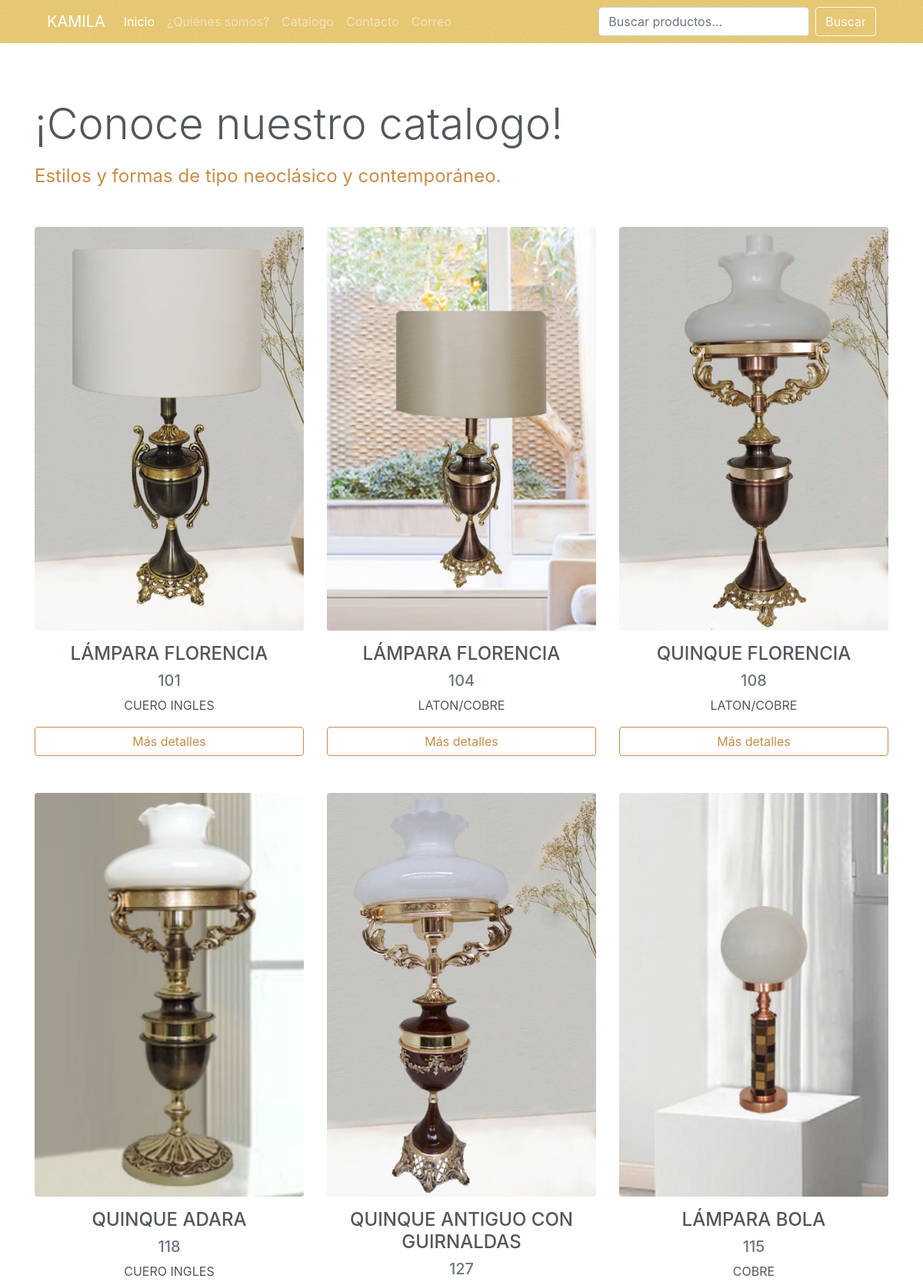
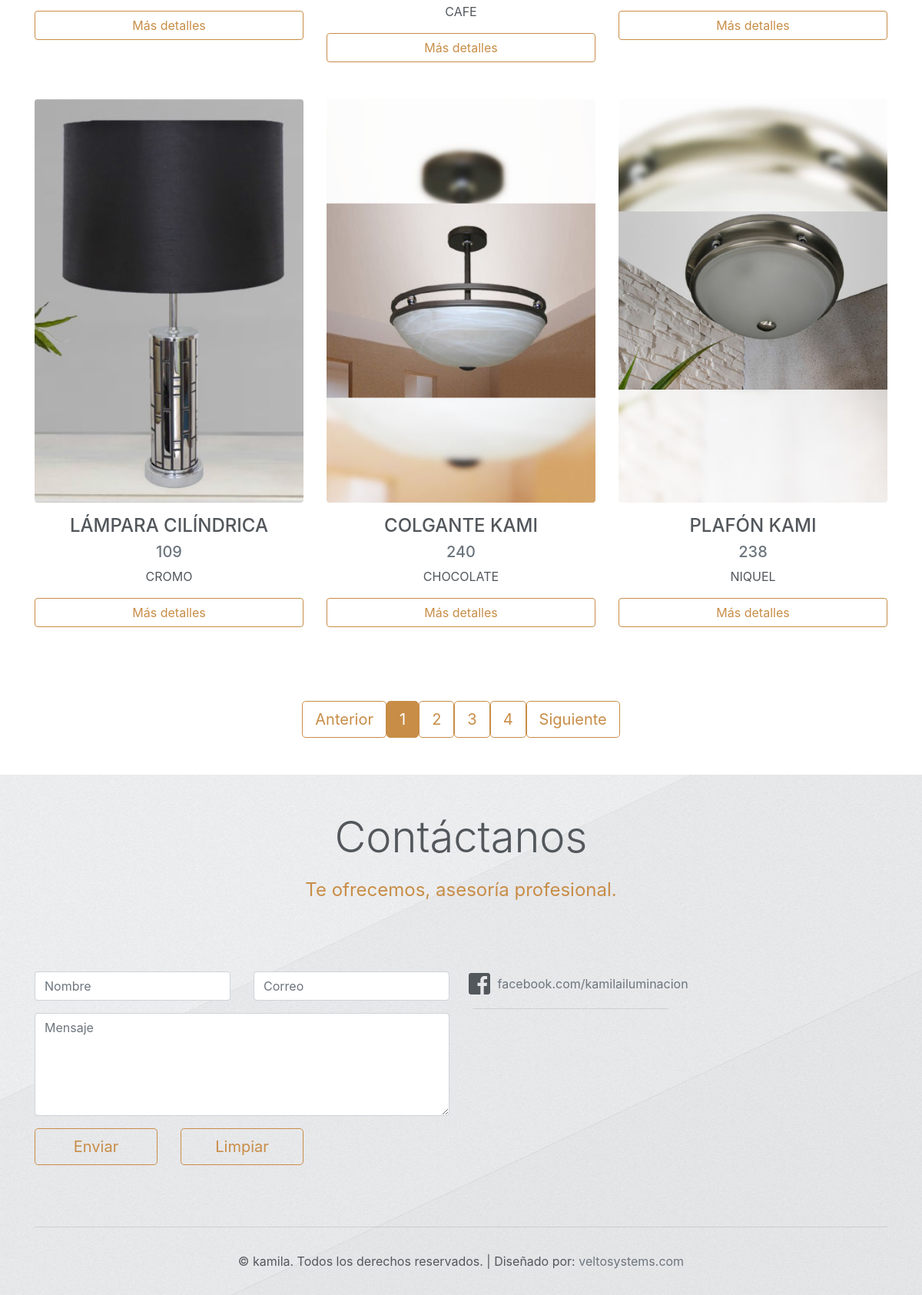
/protected/php/catalogo.php, run on the app's committed database (2 pictures, top to bottom).
### tables this page shows
CREATE TABLE `catProd` (
	`id`	,
	`nomObj_catProd`	,
	`mod_catProd`	,
	`catEst_catProd`	,
	`mat_catProd`	,
	`diam_catProd`	,
	`alt_catProd`	,
	`detalles_catProd`	,
	`exitencia_catProd`	,
	`activo_catProd`	,
	`precio_catProd`	,
	`imgCat_catProd`	,
	`imgDesCat_catProd`	,
	`imgDibujoTec_catProd`	,
	`idUsr_catProd`	,
	`fechaH_catProd`	,
	`links_mercado_catProd`	
);

### protected/php/catImagenes.php (the view, shortened to what this page needs)
<?php
if (empty($_GET['pag'])) {
	$pag = 1;
}else{
	$pag = $_GET['pag'];
}
	$con = new SQLite3("../data/catalogo.db") or die("Problemas para conectar!");
	$cpm = 9;
	$pag = (int)$pag;
	$cs2 = $con -> query("SELECT * FROM catProd WHERE catEst_catProd = '1' AND activo_catProd = '1' LIMIT ($pag-1) * $cpm,$cpm");
	while ($resul2 = $cs2 -> fetchArray()) {
		$idProducto = $resul2['id'];
		$nomObjeto = $resul2['nomObj_catProd'];
		$modelo = $resul2['mod_catProd'];
		$material = $resul2['mat_catProd'];
		$imgCat = $resul2['imgCat_catProd'];
		echo'<div class="col-12 col-sm-6 col-md-4">
				<a href="../catDetalles/kamila.aspx?idProducto='.$idProducto.'">
				<img src="../catalogo/img/c/'; echo $imgCat.'" class="img-fluid rounded mx-auto d-block mb-3">
				</a>
				<h4 class="text-center">'; echo $nomObjeto.'</h4>
				<h5 class="text-center text-muted">'; echo $modelo.'</h5>
				<p class="text-center">'; echo $material.'</p>
				<a href="../catDetalles/kamila.aspx?idProducto='.$idProducto.'" class="btn btn-outline-secondary mx-auto d-block mb-5" role="button">Más detalles</a>
			</div>
		';
	}
 ?>

### css/style.css (style rules this page uses)
body { color: #52575C; }
.btn-outline-secondary { color: #C88D47; border-color: #C88D47; }

### data on the page
catprod: imgCat_catProd (picture), nomObj_catProd "LÁMPARA FLORENCIA", mod_catProd "101", mat_catProd "CUERO INGLES"
catprod: imgCat_catProd (picture), nomObj_catProd "LÁMPARA FLORENCIA", mod_catProd "104", mat_catProd "LATON/COBRE"
catprod: imgCat_catProd (picture), nomObj_catProd "QUINQUE FLORENCIA", mod_catProd "108", mat_catProd "LATON/COBRE"
catprod: imgCat_catProd (picture), nomObj_catProd "QUINQUE ADARA", mod_catProd "118", mat_catProd "CUERO INGLES"
catprod: imgCat_catProd (picture), nomObj_catProd "QUINQUE ANTIGUO CON GUIRNALDAS", mod_catProd "127", mat_catProd "CAFE"
catprod: imgCat_catProd (picture), nomObj_catProd "LÁMPARA BOLA", mod_catProd "115", mat_catProd "COBRE"
catprod: imgCat_catProd (picture), nomObj_catProd "LÁMPARA CILÍNDRICA", mod_catProd "109", mat_catProd "CROMO"
catprod: imgCat_catProd (picture), nomObj_catProd "COLGANTE KAMI", mod_catProd "240", mat_catProd "CHOCOLATE"
catprod: imgCat_catProd (picture), nomObj_catProd "PLAFÓN KAMI", mod_catProd "238", mat_catProd "NIQUEL"
